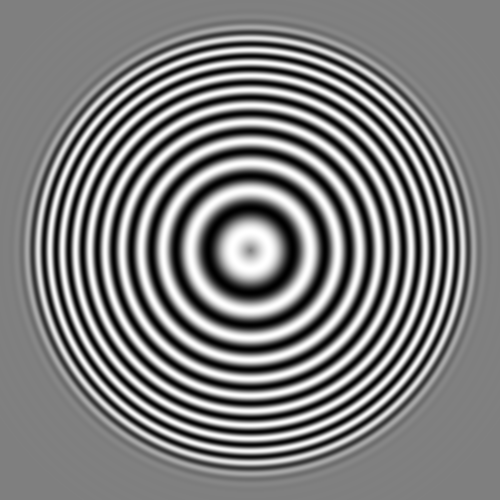
#> input picture content/chirp.tif, 500 x 500 px
$ jupyter execute 7_Fourier_Aliasing.ipynb   (shell and % lines are left out)
#> lines starting #> are read from the running program, lines starting #| are printed output that depends on the picture; long printed decimals are rounded
# Resampling — Aliasing
---
**Notebook 7 — 2026**
<div style="font-size:15px; padding:8px; margin:2px; font-weight:600; background-color:#E80808; color:white;text-align:center;">
    <div style=" ">
        Introduction to Multidimensional Fourier Transform
    </div>
</div>
<div style="border-bottom: 1px gray dotted; padding:8px;margin:2px;text-align:center; font-size:15px; color:#444;">
<i>Daniel Sage — École Polytechnique Fédérale de Lausanne (EPFL)</i>
</div>

**Important notice**: These interactive notebooks complement the lecture and are not self-contained; in-class explanations are required.

[cell 1]
import numpy as np, matplotlib.pyplot as plt
from skimage import data, transform, io
from ipywidgets import interact, IntSlider, FloatSlider, Dropdown
from matplotlib.patches import Circle
from skimage.filters import gaussian
from skimage.transform import rotate

def fft2c(x): return np.fft.fftshift(np.fft.fft2(x))
def ifft2c(F): return np.real(np.fft.ifft2(np.fft.ifftshift(F)))
def snr(x,y): return 10*np.log10(np.mean(x*x)/(np.mean((x-y)**2)+1e-12))
def radial_grid(n):a=(np.arange(n)-n//2)/n; X,Y=np.meshgrid(a,a); return np.sqrt(X*X+Y*Y)
def showim(ax,img,t): ax.imshow(img,cmap="gray"); ax.set_title(t,fontsize=16); ax.axis("off")
def showFM(ax,F,t): ax.imshow(np.log(np.abs(F)+1e-12),cmap="gray"); ax.set_title(t,fontsize=16); ax.axis("off")

[cell 2]
size=300
cim = transform.resize(io.imread("chirp.tif", as_gray=True), (size, size), anti_aliasing=True)
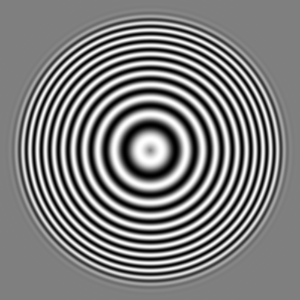
#> cim: shape (300, 300) float64; min 0.000128, max 1, mean 0.501
im0 = cim[0:size//2,0:size//2]
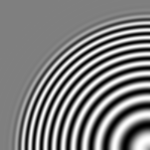
#> im0: shape (150, 150) float64; min 0.00017, max 1, mean 0.501

size = size//2
k = 5
low = 0.12
R  = radial_grid(size)
im1 = ifft2c(fft2c(im0) * (R <= low*R.max() ))
#> in ifft2c, `def ifft2c(F): return np.real(np.fft.ifft2(np.fft.ifftshift(F)))`:
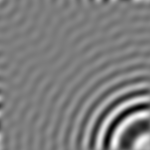
#> returned value: shape (150, 150) float64; min -0.132, max 1.15, mean 0.501; drawn with min black and max white

im0_dn = transform.resize(im0, (size//k, size//k), anti_aliasing=False)
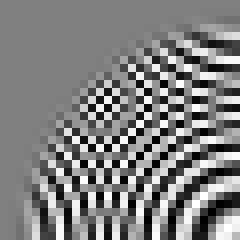
#> im0_dn: shape (30, 30) float64 (shown 8 times larger); min 0.00318, max 1, mean 0.501
im0_up = transform.resize(im0_dn, (size, size), anti_aliasing=False)
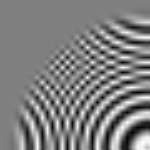
#> im0_up: shape (150, 150) float64; min 0.00318, max 1, mean 0.501
im1_dn = transform.resize(im0, (size//k, size//k), anti_aliasing=False)
im1_up = transform.resize(im1_dn, (size, size), anti_aliasing=False)
print(snr(im0, im1_up), snr(im0, im0_up))
#| 9.410 9.410

fig,ax = plt.subplots(4,3,figsize=(10,14))
showim(ax[0,0], im0, f"Image {size}x{size}");    showFM(ax[2,0], fft2c(im0), "Fourier")
showim(ax[0,1], im0_dn, f"{size//k}x{size//k}");  showFM(ax[2,1], fft2c(im0_dn), f"{size//k}x{size//k}")
showim(ax[0,2], im0_up, f"{size}x{size}");  showFM(ax[2,2], fft2c(im0_up), f"{size}x{size}")

showim(ax[1,0], im1, "LP(Image)");       showFM(ax[3,0], fft2c(im1), "Fourier")
showim(ax[1,1], im1_dn, f"{size//k}x{size//k}");  showFM(ax[3,1], fft2c(im1_dn), f"{size//k}x{size//k}")
showim(ax[1,2], im1_up, f"{size}x{size}");  showFM(ax[3,2], fft2c(im1_up), f"{size}x{size}")
plt.tight_layout(pad=0.2); plt.show()
#> after `plt.tight_layout(pad=0.2)`:
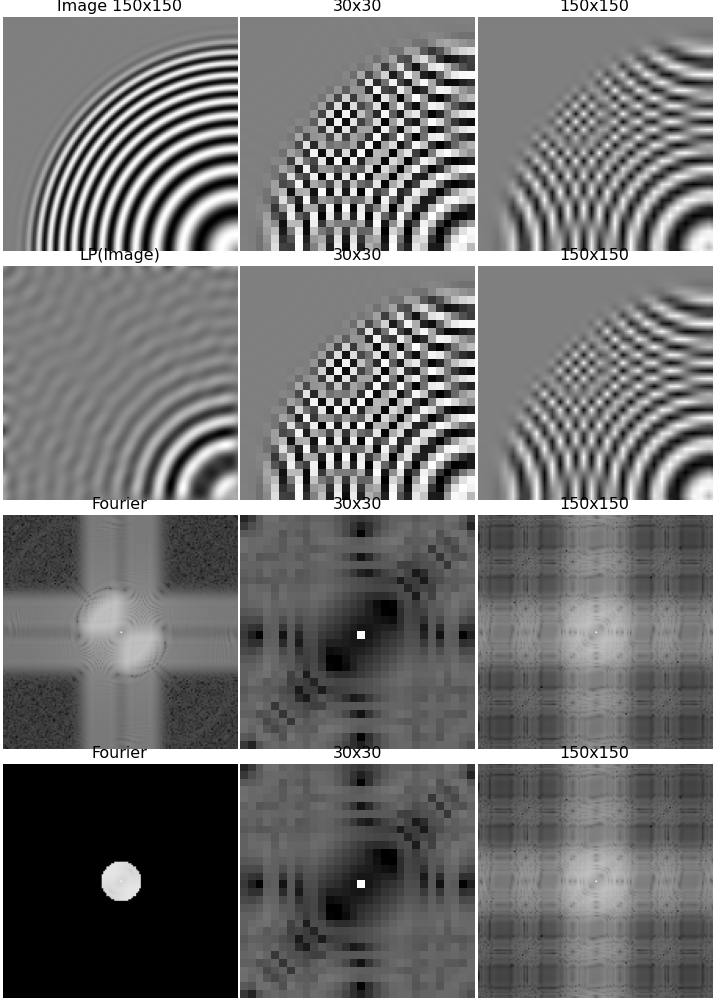
#> figure drawn by matplotlib, 12 panels

$ run again, with content/cell_substrat.tif copied over content/chirp.tif
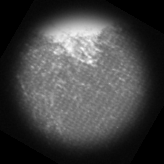
#> input picture content/cell_substrat.tif, 164 x 164 px
#> `im0 = cim[0:size//2,0:size//2]`:
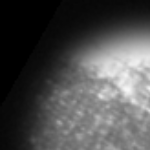
#> im0: shape (150, 150) float64; min 0, max 0.971, mean 0.306
#> in ifft2c, `def ifft2c(F): return np.real(np.fft.ifft2(np.fft.ifftshift(F)))`:
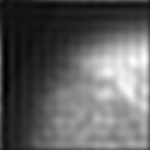
#> returned value: shape (150, 150) float64; min -0.0832, max 0.962, mean 0.306; drawn with min black and max white
#| 27.985 27.985
